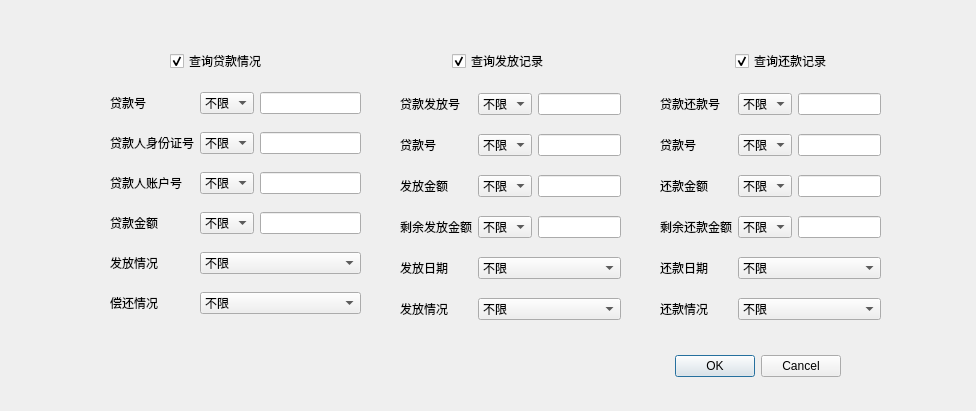
<?xml version="1.0" encoding="UTF-8"?>
<ui version="4.0">
 <class>BusinessSearchDialog</class>
 <widget class="QDialog" name="BusinessSearchDialog">
  <property name="geometry">
   <rect>
    <x>0</x>
    <y>0</y>
    <width>976</width>
    <height>411</height>
   </rect>
  </property>
  <property name="windowTitle">
   <string>BusinessSearchDialog</string>
  </property>
  <widget class="QDialogButtonBox" name="buttonBox">
   <property name="geometry">
    <rect>
     <x>500</x>
     <y>350</y>
     <width>341</width>
     <height>32</height>
    </rect>
   </property>
   <property name="orientation">
    <enum>Qt::Horizontal</enum>
   </property>
   <property name="standardButtons">
    <set>QDialogButtonBox::Cancel|QDialogButtonBox::Ok</set>
   </property>
  </widget>
  <widget class="QWidget" name="layoutWidget">
   <property name="geometry">
    <rect>
     <x>660</x>
     <y>80</y>
     <width>221</width>
     <height>253</height>
    </rect>
   </property>
   <layout class="QGridLayout" name="gridLayout_3">
    <item row="1" column="0">
     <widget class="QLabel" name="label_16">
      <property name="text">
       <string>贷款号</string>
      </property>
     </widget>
    </item>
    <item row="8" column="0">
     <widget class="QLabel" name="label_21">
      <property name="text">
       <string>还款情况</string>
      </property>
     </widget>
    </item>
    <item row="0" column="0">
     <widget class="QLabel" name="label_22">
      <property name="text">
       <string>贷款还款号</string>
      </property>
     </widget>
    </item>
    <item row="7" column="2" colspan="2">
     <widget class="QComboBox" name="repaydatecomboBox">
      <item>
       <property name="text">
        <string>不限</string>
       </property>
      </item>
      <item>
       <property name="text">
        <string>一年之内</string>
       </property>
      </item>
      <item>
       <property name="text">
        <string>两年之内</string>
       </property>
      </item>
      <item>
       <property name="text">
        <string>两年以上</string>
       </property>
      </item>
     </widget>
    </item>
    <item row="8" column="2" colspan="2">
     <widget class="QComboBox" name="repaystatuscomboBox">
      <item>
       <property name="text">
        <string>不限</string>
       </property>
      </item>
      <item>
       <property name="text">
        <string>未发放</string>
       </property>
      </item>
      <item>
       <property name="text">
        <string>发放中</string>
       </property>
      </item>
      <item>
       <property name="text">
        <string>已发放</string>
       </property>
      </item>
     </widget>
    </item>
    <item row="0" column="2">
     <widget class="QComboBox" name="repayidcomboBox">
      <item>
       <property name="text">
        <string>不限</string>
       </property>
      </item>
      <item>
       <property name="text">
        <string>是</string>
       </property>
      </item>
     </widget>
    </item>
    <item row="1" column="3">
     <widget class="QLineEdit" name="repayloanidlineEdit"/>
    </item>
    <item row="7" column="0">
     <widget class="QLabel" name="label_23">
      <property name="text">
       <string>还款日期</string>
      </property>
     </widget>
    </item>
    <item row="3" column="2">
     <widget class="QComboBox" name="repayamountcomboBox">
      <item>
       <property name="text">
        <string>不限</string>
       </property>
      </item>
      <item>
       <property name="text">
        <string>等于</string>
       </property>
      </item>
      <item>
       <property name="text">
        <string>大于</string>
       </property>
      </item>
      <item>
       <property name="text">
        <string>小于</string>
       </property>
      </item>
     </widget>
    </item>
    <item row="0" column="3">
     <widget class="QLineEdit" name="repayidlineEdit"/>
    </item>
    <item row="1" column="2">
     <widget class="QComboBox" name="repayloanidcomboBox">
      <item>
       <property name="text">
        <string>不限</string>
       </property>
      </item>
      <item>
       <property name="text">
        <string>是</string>
       </property>
      </item>
     </widget>
    </item>
    <item row="3" column="0">
     <widget class="QLabel" name="label_24">
      <property name="text">
       <string>还款金额</string>
      </property>
     </widget>
    </item>
    <item row="3" column="3">
     <widget class="QLineEdit" name="repayamountlineEdit"/>
    </item>
    <item row="4" column="2">
     <widget class="QComboBox" name="repayleftamountcomboBox">
      <item>
       <property name="text">
        <string>不限</string>
       </property>
      </item>
      <item>
       <property name="text">
        <string>等于</string>
       </property>
      </item>
      <item>
       <property name="text">
        <string>大于</string>
       </property>
      </item>
      <item>
       <property name="text">
        <string>小于</string>
       </property>
      </item>
     </widget>
    </item>
    <item row="4" column="3">
     <widget class="QLineEdit" name="repayleftamountlineEdit"/>
    </item>
    <item row="4" column="0">
     <widget class="QLabel" name="label_25">
      <property name="text">
       <string>剩余还款金额</string>
      </property>
     </widget>
    </item>
   </layout>
  </widget>
  <widget class="QWidget" name="">
   <property name="geometry">
    <rect>
     <x>110</x>
     <y>80</y>
     <width>251</width>
     <height>248</height>
    </rect>
   </property>
   <layout class="QGridLayout" name="gridLayout">
    <item row="0" column="1">
     <widget class="QComboBox" name="loanidcomboBox">
      <item>
       <property name="text">
        <string>不限</string>
       </property>
      </item>
      <item>
       <property name="text">
        <string>是</string>
       </property>
      </item>
     </widget>
    </item>
    <item row="1" column="1">
     <widget class="QComboBox" name="clientidcomboBox">
      <item>
       <property name="text">
        <string>不限</string>
       </property>
      </item>
      <item>
       <property name="text">
        <string>是</string>
       </property>
      </item>
     </widget>
    </item>
    <item row="4" column="1" colspan="2">
     <widget class="QComboBox" name="loangrantstatuscomboBox">
      <item>
       <property name="text">
        <string>不限</string>
       </property>
      </item>
      <item>
       <property name="text">
        <string>未发放</string>
       </property>
      </item>
      <item>
       <property name="text">
        <string>发放中</string>
       </property>
      </item>
      <item>
       <property name="text">
        <string>已发放</string>
       </property>
      </item>
     </widget>
    </item>
    <item row="1" column="0">
     <widget class="QLabel" name="label_10">
      <property name="text">
       <string>贷款人身份证号</string>
      </property>
     </widget>
    </item>
    <item row="2" column="0">
     <widget class="QLabel" name="label_13">
      <property name="text">
       <string>贷款人账户号</string>
      </property>
     </widget>
    </item>
    <item row="3" column="1">
     <widget class="QComboBox" name="loanamountcomboBox">
      <item>
       <property name="text">
        <string>不限</string>
       </property>
      </item>
      <item>
       <property name="text">
        <string>等于</string>
       </property>
      </item>
      <item>
       <property name="text">
        <string>大于</string>
       </property>
      </item>
      <item>
       <property name="text">
        <string>小于</string>
       </property>
      </item>
     </widget>
    </item>
    <item row="4" column="0">
     <widget class="QLabel" name="label_11">
      <property name="text">
       <string>发放情况</string>
      </property>
     </widget>
    </item>
    <item row="5" column="1" colspan="2">
     <widget class="QComboBox" name="loanrepaycomboBox">
      <item>
       <property name="text">
        <string>不限</string>
       </property>
      </item>
      <item>
       <property name="text">
        <string>未偿还</string>
       </property>
      </item>
      <item>
       <property name="text">
        <string>偿还中</string>
       </property>
      </item>
      <item>
       <property name="text">
        <string>已偿还</string>
       </property>
      </item>
     </widget>
    </item>
    <item row="1" column="2">
     <widget class="QLineEdit" name="clientidlineEdit">
      <property name="text">
       <string/>
      </property>
     </widget>
    </item>
    <item row="5" column="0">
     <widget class="QLabel" name="label_12">
      <property name="text">
       <string>偿还情况</string>
      </property>
     </widget>
    </item>
    <item row="3" column="2">
     <widget class="QLineEdit" name="loanamountlineEdit"/>
    </item>
    <item row="0" column="2">
     <widget class="QLineEdit" name="loanidlineEdit"/>
    </item>
    <item row="2" column="1">
     <widget class="QComboBox" name="accountidcomboBox">
      <item>
       <property name="text">
        <string>不限</string>
       </property>
      </item>
      <item>
       <property name="text">
        <string>是</string>
       </property>
      </item>
     </widget>
    </item>
    <item row="3" column="0">
     <widget class="QLabel" name="label_8">
      <property name="text">
       <string>贷款金额</string>
      </property>
     </widget>
    </item>
    <item row="0" column="0">
     <widget class="QLabel" name="label_7">
      <property name="text">
       <string>贷款号</string>
      </property>
     </widget>
    </item>
    <item row="2" column="2">
     <widget class="QLineEdit" name="accountidlineEdit">
      <property name="text">
       <string/>
      </property>
     </widget>
    </item>
   </layout>
  </widget>
  <widget class="QWidget" name="">
   <property name="geometry">
    <rect>
     <x>400</x>
     <y>80</y>
     <width>221</width>
     <height>253</height>
    </rect>
   </property>
   <layout class="QGridLayout" name="gridLayout_2">
    <item row="1" column="0">
     <widget class="QLabel" name="label_14">
      <property name="text">
       <string>贷款号</string>
      </property>
     </widget>
    </item>
    <item row="8" column="0">
     <widget class="QLabel" name="label_19">
      <property name="text">
       <string>发放情况</string>
      </property>
     </widget>
    </item>
    <item row="0" column="0">
     <widget class="QLabel" name="label_15">
      <property name="text">
       <string>贷款发放号</string>
      </property>
     </widget>
    </item>
    <item row="7" column="2" colspan="2">
     <widget class="QComboBox" name="grantdatecomboBox">
      <item>
       <property name="text">
        <string>不限</string>
       </property>
      </item>
      <item>
       <property name="text">
        <string>一年之内</string>
       </property>
      </item>
      <item>
       <property name="text">
        <string>两年之内</string>
       </property>
      </item>
      <item>
       <property name="text">
        <string>两年以上</string>
       </property>
      </item>
     </widget>
    </item>
    <item row="8" column="2" colspan="2">
     <widget class="QComboBox" name="grantstatuscomboBox">
      <item>
       <property name="text">
        <string>不限</string>
       </property>
      </item>
      <item>
       <property name="text">
        <string>未发放</string>
       </property>
      </item>
      <item>
       <property name="text">
        <string>发放中</string>
       </property>
      </item>
      <item>
       <property name="text">
        <string>已发放</string>
       </property>
      </item>
     </widget>
    </item>
    <item row="0" column="2">
     <widget class="QComboBox" name="grantidcomboBox">
      <item>
       <property name="text">
        <string>不限</string>
       </property>
      </item>
      <item>
       <property name="text">
        <string>是</string>
       </property>
      </item>
     </widget>
    </item>
    <item row="1" column="3">
     <widget class="QLineEdit" name="grantloanidlineEdit"/>
    </item>
    <item row="7" column="0">
     <widget class="QLabel" name="label_18">
      <property name="text">
       <string>发放日期</string>
      </property>
     </widget>
    </item>
    <item row="3" column="2">
     <widget class="QComboBox" name="grantamountcomboBox">
      <item>
       <property name="text">
        <string>不限</string>
       </property>
      </item>
      <item>
       <property name="text">
        <string>等于</string>
       </property>
      </item>
      <item>
       <property name="text">
        <string>大于</string>
       </property>
      </item>
      <item>
       <property name="text">
        <string>小于</string>
       </property>
      </item>
     </widget>
    </item>
    <item row="0" column="3">
     <widget class="QLineEdit" name="grantidlineEdit"/>
    </item>
    <item row="1" column="2">
     <widget class="QComboBox" name="grantloanidcomboBox">
      <item>
       <property name="text">
        <string>不限</string>
       </property>
      </item>
      <item>
       <property name="text">
        <string>是</string>
       </property>
      </item>
     </widget>
    </item>
    <item row="3" column="0">
     <widget class="QLabel" name="label_17">
      <property name="text">
       <string>发放金额</string>
      </property>
     </widget>
    </item>
    <item row="3" column="3">
     <widget class="QLineEdit" name="grantamountlineEdit"/>
    </item>
    <item row="4" column="2">
     <widget class="QComboBox" name="grantleftamountcomboBox">
      <item>
       <property name="text">
        <string>不限</string>
       </property>
      </item>
      <item>
       <property name="text">
        <string>等于</string>
       </property>
      </item>
      <item>
       <property name="text">
        <string>大于</string>
       </property>
      </item>
      <item>
       <property name="text">
        <string>小于</string>
       </property>
      </item>
     </widget>
    </item>
    <item row="4" column="3">
     <widget class="QLineEdit" name="grantleftamountlineEdit"/>
    </item>
    <item row="4" column="0">
     <widget class="QLabel" name="label_20">
      <property name="text">
       <string>剩余发放金额</string>
      </property>
     </widget>
    </item>
   </layout>
  </widget>
  <widget class="QWidget" name="">
   <property name="geometry">
    <rect>
     <x>170</x>
     <y>50</y>
     <width>841</width>
     <height>22</height>
    </rect>
   </property>
   <layout class="QHBoxLayout" name="horizontalLayout">
    <item>
     <widget class="QCheckBox" name="loancheckBox">
      <property name="tabletTracking">
       <bool>false</bool>
      </property>
      <property name="acceptDrops">
       <bool>false</bool>
      </property>
      <property name="text">
       <string>查询贷款情况</string>
      </property>
      <property name="checked">
       <bool>true</bool>
      </property>
     </widget>
    </item>
    <item>
     <widget class="QCheckBox" name="grantcheckBox">
      <property name="tabletTracking">
       <bool>false</bool>
      </property>
      <property name="acceptDrops">
       <bool>false</bool>
      </property>
      <property name="text">
       <string>查询发放记录</string>
      </property>
      <property name="checked">
       <bool>true</bool>
      </property>
     </widget>
    </item>
    <item>
     <widget class="QCheckBox" name="repaycheckBox">
      <property name="tabletTracking">
       <bool>false</bool>
      </property>
      <property name="acceptDrops">
       <bool>false</bool>
      </property>
      <property name="text">
       <string>查询还款记录</string>
      </property>
      <property name="checked">
       <bool>true</bool>
      </property>
     </widget>
    </item>
   </layout>
  </widget>
 </widget>
 <resources/>
 <connections>
  <connection>
   <sender>buttonBox</sender>
   <signal>accepted()</signal>
   <receiver>BusinessSearchDialog</receiver>
   <slot>accept()</slot>
   <hints>
    <hint type="sourcelabel">
     <x>248</x>
     <y>254</y>
    </hint>
    <hint type="destinationlabel">
     <x>157</x>
     <y>274</y>
    </hint>
   </hints>
  </connection>
  <connection>
   <sender>buttonBox</sender>
   <signal>rejected()</signal>
   <receiver>BusinessSearchDialog</receiver>
   <slot>reject()</slot>
   <hints>
    <hint type="sourcelabel">
     <x>316</x>
     <y>260</y>
    </hint>
    <hint type="destinationlabel">
     <x>286</x>
     <y>274</y>
    </hint>
   </hints>
  </connection>
 </connections>
</ui>
